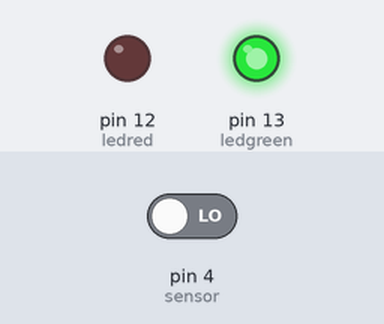
Simulated run of this sketch. Board: Arduino Uno, built with avr-gcc and run on an emulated ATmega328P. Shown: output pins drawn as LEDs (lit = HIGH). The test bench sets the inputs (shaded band); at power-on: pin 4 (sensor) LOW.

Above: at 1.2 s.
1.3 s: pin 4 (sensor) driven HIGH
At 2.5 s:
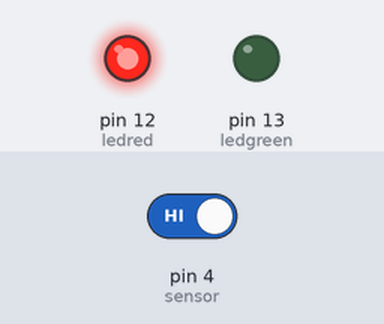
2.9 s: pin 4 (sensor) driven LOW
At 3.7 s:
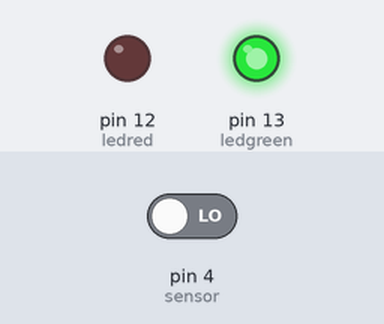
Timing chart, 0 to 5.9 s (numbered marks = the images above; inputs shaded):
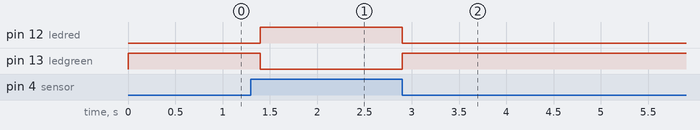

Measured:
- after the input at 1.3 s, pin 12 (ledred): LOW → HIGH after 0.10 s; pin 13 (ledgreen): HIGH → LOW after 0.10 s
- after the input at 2.9 s, pin 12 (ledred): HIGH → LOW at once; pin 13 (ledgreen): LOW → HIGH at once

The sketch:

AlarmINO_v0.1.ino
```cpp
/* AllarmINO - Security System GSM
  Author: Fabb2303
  Version: 0.1 Alpha
*/

int ledgreen = 13;                // Define the LED Green as Pin 13
int ledred = 12; // Define the LED Red as Pin 13
int sensor = 4;              // Define the PIR to Pin 4
int state = LOW;             // Set Motion
int val = 0;                 // Sensor Value

void setup() {
  pinMode(ledgreen, OUTPUT);      // initialize the LED Green as the output
  pinMode(ledred, OUTPUT);  // initialize the LED Red as the output
  pinMode(sensor, INPUT);    // initialize the sensor as the input
}

void loop() {
  val = digitalRead(sensor);   // Reading the sensor value
  if (val == HIGH) {

    // if sensor is high --> motion detected
    digitalWrite(ledred, HIGH);   // switch on the LED RED (RED = motion detected)
    digitalWrite(ledgreen, LOW); // switch off the LED Green (GREEN = no motion detected)
    delay(100);                // 100 milliseconds delay

    if (state == LOW) {
      state = HIGH;       // Update the variable state in to HIGH
    }
  }
  else {

    // if sensor is LOW --> no motion detected
    digitalWrite(ledred, LOW); // switch off the LED RED (RED = motion detected)
    digitalWrite(ledgreen, HIGH); // switch on the LED Green (GREEN = no motion detected)
    delay(200);             // 200 milliseconds delay

    if (state == HIGH) {
      state = LOW;       // update the variable state into LOW
    }
  }
}
```
